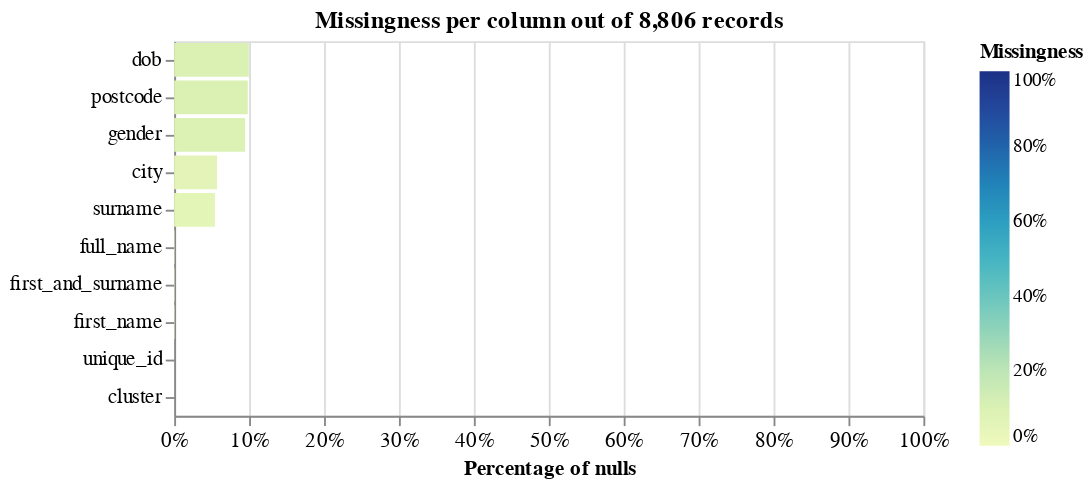

This figure's notebook cell:
### Code cell
person_linker.missingness_chart()

### Figure 1 — Vega-Lite specification as saved in the notebook (floating-point values rounded to 4 significant figures)
{"config": {"view": {"continuousWidth": 400, "continuousHeight": 300}, "axis": {"labelFontSize": 11}}, "layer": [{"mark": "bar", "encoding": {"color": {"field": "null_proportion", "legend": {"format": ".0%", "offset": 30}, "scale": {"domain": [0, 1], "range": "heatmap"}, "title": "Missingness", "type": "quantitative"}, "tooltip": [{"field": "column_name", "title": "Column", "type": "nominal"}, {"field": "null_count", "format": ",.0f", "title": "Count of nulls", "type": "quantitative"}, {"field": "null_proportion", "format": ".2%", "title": "Percentage of nulls", "type": "quantitative"}, {"field": "total_record_count", "format": ",.0f", "title": "Total record count", "type": "quantitative"}], "x": {"axis": {"format": "%", "labelAlign": "center", "title": "Percentage of nulls"}, "field": "null_proportion", "scale": {"domain": [0, 1]}, "type": "quantitative"}, "y": {"axis": {"title": ""}, "field": "column_name", "sort": "-x", "type": "nominal"}}, "title": "Missingness per column out of 8,806 records"}], "data": {"values": [{"null_proportion": 0.0, "null_count": 0, "total_record_count": 8806, "column_name": "unique_id"}, {"null_proportion": 0.05723, "null_count": 504, "total_record_count": 8806, "column_name": "city"}, {"null_proportion": 0.09823, "null_count": 865, "total_record_count": 8806, "column_name": "postcode"}, {"null_proportion": 0.0005678, "null_count": 5, "total_record_count": 8806, "column_name": "full_name"}, {"null_proportion": 0.0005678, "null_count": 5, "total_record_count": 8806, "column_name": "first_and_surname"}, {"null_proportion": 0.0005678, "null_count": 5, "total_record_count": 8806, "column_name": "first_name"}, {"null_proportion": 0.05439, "null_count": 479, "total_record_count": 8806, "column_name": "surname"}, {"null_proportion": 0.09959, "null_count": 877, "total_record_count": 8806, "column_name": "dob"}, {"null_proportion": 0.09459, "null_count": 833, "total_record_count": 8806, "column_name": "gender"}, {"null_proportion": 0.0, "null_count": 0, "total_record_count": 8806, "column_name": "cluster"}], "name": "data-0e7bce5a1d2f132e282789d6ef7780fe"}, "title": "", "$schema": "https://vega.github.io/schema/vega-lite/v5.9.3.json"}
